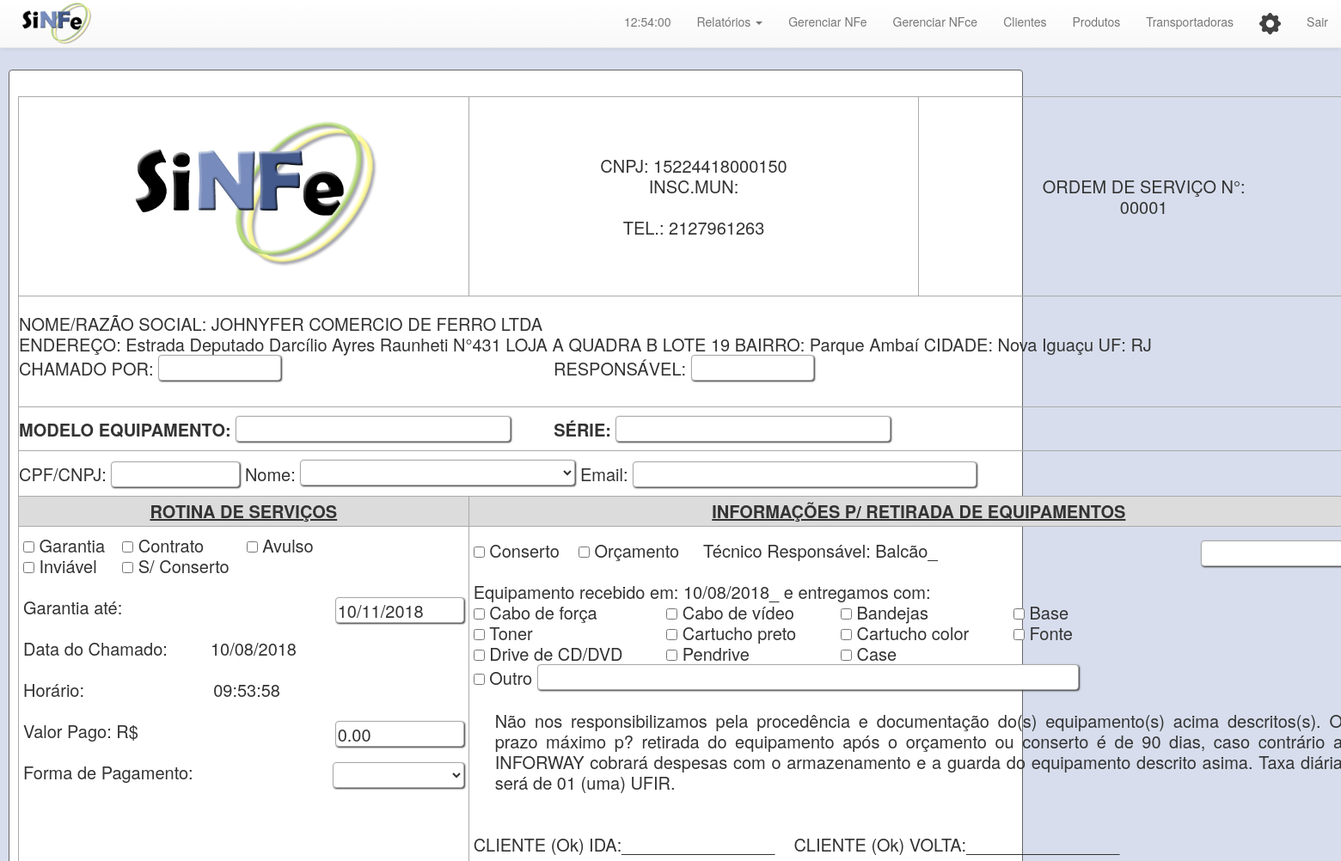
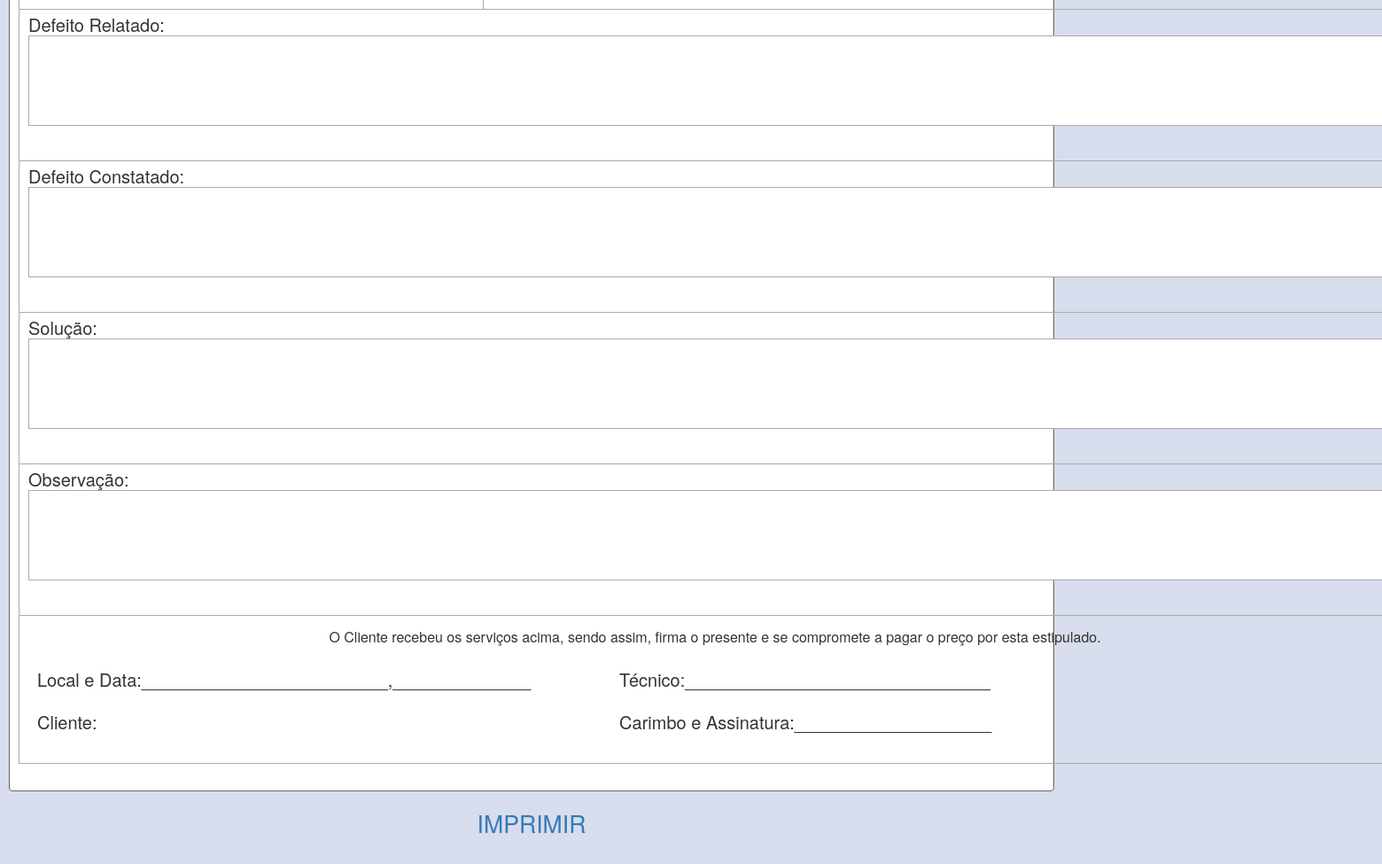
The page /cria_ordem_pos.php?id=1 (signed in) on the database its author committed (2 pictures, top to bottom).
### tables this page shows
CREATE TABLE `tab_emitente` (
  `id_emitente` int(11) NOT NULL,
  `ambiente_nfe_emitente` tinyint(1) NOT NULL,
  `n_nota_emitente` int(11) NOT NULL,
  `n_nfce_emitente` int(11) NOT NULL,
  `padrao_emis_emitente` int(2) NOT NULL,
  `nome_razao_social_emitente` varchar(60) DEFAULT NULL,
  `nome_fantasia_emitente` varchar(60) DEFAULT NULL,
  `logo_emitente` varchar(200) NOT NULL,
  `cnpj_emitente` varchar(14) DEFAULT NULL,
  `inscricao_estadual_emitente` varchar(14) DEFAULT NULL,
  `cnae_fiscal_emitente` varchar(7) DEFAULT NULL,
  `inscricao_municipal_emitente` varchar(15) DEFAULT NULL,
  `inscricao_estadual_trib_emitente` varchar(100) DEFAULT NULL,
  `regime_tributario_emitente` varchar(1) DEFAULT NULL,
  `logradouro_emitente` varchar(60) DEFAULT NULL,
  `numero_emitente` varchar(60) DEFAULT NULL,
  `complemento_emitente` varchar(60) DEFAULT NULL,
  `bairro_emitente` varchar(60) DEFAULT NULL,
  `cep_emitente` varchar(8) DEFAULT NULL,
  `pais_emitente` varchar(6) DEFAULT NULL,
  `cod_pais_emitente` varchar(4) NOT NULL,
  `uf_emitente` varchar(2) DEFAULT NULL,
  `municipio_emitente` varchar(60) DEFAULT NULL,
  `cod_municipio_emitente` varchar(7) DEFAULT NULL,
  `telefone_emitente` varchar(14) DEFAULT NULL,
  `base_pis_emitente` decimal(3,2) NOT NULL,
  `base_cofins_emitente` decimal(3,2) NOT NULL
);

CREATE TABLE `tab_ordem` (
  `id_ordem` int(11) NOT NULL,
  `status_ordem` varchar(50) NOT NULL,
  `id_cliente_ordem` int(11) NOT NULL,
  `aberto_por_ordem` varchar(100) NOT NULL,
  `responsavel_ordem` varchar(100) NOT NULL,
  `data_hora_abertura_ordem` datetime NOT NULL,
  `data_hora_fechamento_ordem` datetime NOT NULL,
  `equip_ordem` varchar(200) NOT NULL,
  `serie_equip_ordem` varchar(50) NOT NULL,
  `garantia_yn_ordem` tinyint(1) NOT NULL,
  `contrato_yn_ordem` tinyint(1) NOT NULL,
  `avulso_yn_ordem` tinyint(1) NOT NULL,
  `n_aprov_yn_ordem` tinyint(1) NOT NULL,
  `inviavel_yn_ordem` tinyint(1) NOT NULL,
  `sem_conserto_yn_ordem` tinyint(1) NOT NULL,
  `garantia_ate_ordem` date NOT NULL,
  `val_pg_ordem` decimal(15,2) NOT NULL,
  `forma_pg_ordem` varchar(20) NOT NULL,
  `conserto_yn_ordem` tinyint(1) NOT NULL,
  `orcamento_yn_ordem` tinyint(1) NOT NULL,
  `tecnico_balcao_ordem` varchar(100) NOT NULL,
  `cabo_forca_yn_ordem` tinyint(1) NOT NULL,
  `cabo_video_yn_ordem` tinyint(1) NOT NULL,
  `bandejas_yn_ordem` tinyint(1) NOT NULL,
  `base_yn_ordem` tinyint(1) NOT NULL,
  `toner_yn_ordem` tinyint(1) NOT NULL,
  `cartucho_preto_yn_ordem` tinyint(1) NOT NULL,
  `cartucho_color_yn_ordem` tinyint(1) NOT NULL,
  `fonte_yn_ordem` tinyint(1) NOT NULL,
  `drive_dvd_yn_ordem` tinyint(1) NOT NULL,
  `pendrive_yn_ordem` tinyint(1) NOT NULL,
  `case_yn_ordem` tinyint(1) NOT NULL,
  `outro_ordem` varchar(200) NOT NULL,
  `defeito_rel_ordem` text NOT NULL,
  `defeito_const_ordem` text NOT NULL,
  `solucao_ordem` text NOT NULL,
  `obs_ordem` text NOT NULL,
  `val_a_pg_ordem` decimal(15,2) NOT NULL,
  `compr_ordem` varchar(60) NOT NULL,
  `tempo_exec_ordem` varchar(60) NOT NULL
);

### php/querys.php (called while the page is built, shortened)
<?php
	function emitente($pdo){
		$select = $pdo->query("SELECT * FROM tab_emitente LIMIT 1");
		return $select->fetchAll();
	}
	function cliente_view_1_id($pdo,$id){
		$select = $pdo->query("SELECT * FROM tab_cliente WHERE id_cliente = '".$id."'");
		return $select->fetchAll();
	}
	function ordem_view_1($pdo,$id){
		$select = $pdo->query("SELECT * FROM tab_ordem WHERE id_ordem = ".$id."");
		return $select->fetchAll();
	}

### cria_ordem_pos.php (the view, shortened to what this page needs)
<?php
	include "_app/Config.inc.php";
	$select = emitente($pdo);
	$ordem = ordem_view_1($pdo,$_GET['id']);
	$cliente_view_1 = cliente_view_1_id($pdo,$ordem[0]['id_cliente_ordem']);
?>
<!DOCTYPE html>
<html moznomarginboxes mozdisallowselectionprint>
  <head>
    <link rel="stylesheet" type="text/css" href="css/css_section.css" />
    <link rel="stylesheet" type="text/css" href="css/css_menu.css" />
    <link rel="stylesheet" type="text/css" href="css/ativos.css" />
  </head>
  <?php include "menu_links.php";?>
    <section id="cadastro">
    	<div id="corpo">
    		<form action="php/cadastra_ordem_mec.php" method="post">
	    		<article id="cliente" class="grupo">
	    			<p>
	    				<table id="titulo_form">
	    					<tr>
	    						<td class="topo">
	    							<?php echo '<img src="'.$select[0]['logo_emitente'].'" style="width: 350px" />' ?>
	    						</td>
	    						<td class="topo">
	    							CNPJ: <?php echo $select[0]['cnpj_emitente'] ?>
	    							<br />
	    							INSC.MUN: <?php echo $select[0]['inscricao_municipal_emitente'] ?>
	    							<br />
	    							<br />
	    							TEL.: <?php echo $select[0]['telefone_emitente'] ?>
	    						</td>
	    						<td class="topo">
	    							ORDEM DE SERVIÇO N°: <br /><?php echo sprintf('%05d',$ordem[0]['id_ordem']) ?>
	    						</td>
	    					</tr>
	    					<tr>
	    						<td colspan="3" id="cabecalho" style="padding-top: 20px;">
	    							NOME/RAZÃO SOCIAL: <?php echo $select[0]['nome_razao_social_emitente'] ?>
				    				<br />
				    				ENDEREÇO: <?php echo $select[0]['logradouro_emitente']," N°",$select[0]['numero_emitente'],
				    									" ",$select[0]['complemento_emitente']," BAIRRO: ",$select[0]['bairro_emitente'],
				    									" CIDADE: ",$select[0]['municipio_emitente']," UF: ",$select[0]['uf_emitente']
				    							?>
				    				<br />
				    				CHAMADO POR: <input type="text" name="chamado_por" value="<?php echo $ordem[0]['aberto_por_ordem'] ?>" style="width: 143px" />
				    				&nbsp;&nbsp;&nbsp;&nbsp;&nbsp;&nbsp;&nbsp;&nbsp;&nbsp;&nbsp;&nbsp;&nbsp;&nbsp;&nbsp;&nbsp;&nbsp;
				    				&nbsp;&nbsp;&nbsp;&nbsp;&nbsp;&nbsp;&nbsp;&nbsp;&nbsp;&nbsp;&nbsp;&nbsp;&nbsp;&nbsp;&nbsp;&nbsp;
				    				&nbsp;&nbsp;&nbsp;&nbsp;&nbsp;&nbsp;&nbsp;&nbsp;&nbsp;&nbsp;&nbsp;&nbsp;&nbsp;&nbsp;&nbsp;&nbsp;
				    				&nbsp;&nbsp;&nbsp;&nbsp;
				    				RESPONSÁVEL: <input type="text" name="responsavel" value="<?php echo $ordem[0]['responsavel_ordem'] ?>" style="width: 143px" />
				    				<p />
	    					</tr>
	    					<tr>
	    						<td colspan=3 style="padding: 10px 0px">
	    							<strong>MODELO EQUIPAMENTO: </strong>
	    							<input type="text" name="equip" value="<?php echo $ordem[0]['equip_ordem'] ?>" style="width: 320px" />
	    							<strong>SÉRIE: </strong>
	    							<input type="text" name="serie_equip" value="<?php echo $ordem[0]['serie_equip_ordem'] ?>" style="width: 320px" />
	    						</td>
	    					</tr>
	    					<tr>
	    						<td colspan="3" style="padding: 10px 0px">
		    						CPF/CNPJ:
									<div id="div_cpf_cnpj" style="display: inline-block">
										<input type="text" name="cpf_cnpj_cliente" value="<?php echo $cliente_view_1[0]['cpf_cnpj_cliente'] ?>" required>
									</div>
		    						Nome:
		    						<select id="id_nome" name="nome_cliente" style="width: 320px" readonly onchange="buscar_cpf_cnpj();buscar_email();">
										<option></option>
									</select>
		    						Email:
									<div id="div_email" style="display: inline-block">
										<input type="text" name="email_cliente" style="width: 400px" value="<?php echo $cliente_view_1[0]['email_cliente'] ?>" readonly/>
									</div>
	    						</td>
	    					</tr>
	    					<tr style="text-align: center; background: #dcdcdc">
	    						<td style="padding: 5px 0px">
	    							<strong>
	    								<u>
	    									ROTINA DE SERVIÇOS
	    								</u>
	    							</strong>
	    						</td>
	    						<td colspan="2" style="padding: 5px 0px;">
	    							<strong>
	    								<u>
	    									INFORMAÇÕES P/ RETIRADA DE EQUIPAMENTOS
	    								</u>
	    							</strong>
	    						</td>
	    					</tr>
	    					<tr>
	    						<td style="padding: 0px 5px;  height: 400px">
	    							<div>
	    								<table id="servico">
	    									<tr>
	    										<td>
	    											<input type="checkbox" name="garantia_yn" <?php if($ordem[0]['garantia_yn_ordem'] == 1){echo'checked';} ?> value="1" /> Garantia
	    											<br />
	    											<input type="checkbox" name="inviavel_yn" <?php if($ordem[0]['inviavel_yn_ordem'] == 1){echo'checked';} ?> value="1" /> Inviável
	    										</td>
	    										<td>
	    											<input type="checkbox" name="contrato_yn" <?php if($ordem[0]['contrato_yn_ordem'] == 1){echo'checked';} ?> value="1" /> Contrato
	    											<br />
	    											<input type="checkbox" name="sem_conserto_yn" <?php if($ordem[0]['sem_conserto_yn_ordem'] == 1){echo'checked';} ?> value="1" /> S/ Conserto
	    										</td>
	    										<td>
	    											<input type="checkbox" name="avulso_yn" <?php if($ordem[0]['avulso_yn_ordem'] == 1){echo'checked';} ?> value="1" /> Avulso
	    										</td>
	    									</tr>
	    								</table>
	    							</div>
	    							<?php
	    								$time = strtotime("+3 month");
	    							?>
	    							<br />
	    							Garantia até:
	    							<input type="text" style="width: 150px; float: right" value="<?php echo date("d/m/Y", $time)?>" disabled/>
	    							<br />
	    							<br />
	    							Data do Chamado:
	    							&nbsp;&nbsp;&nbsp;&nbsp;&nbsp;&nbsp;&nbsp;
	    							<span><?php echo date("d/m/Y") ?></span>
	    							<br />
	    							<br />
	    							Horário:
	    							&nbsp;&nbsp;&nbsp;&nbsp;&nbsp;&nbsp;&nbsp;&nbsp;&nbsp;&nbsp;&nbsp;&nbsp;&nbsp;
	    							&nbsp;&nbsp;&nbsp;&nbsp;&nbsp;&nbsp;&nbsp;&nbsp;&nbsp;&nbsp;&nbsp;
	    							<span><?php echo date("H:i:s") ?></span>
	    							<br />
	    							<br />
	    							Valor Pago: R$ <input type="text" name="val_pg" value="<?php echo $ordem[0]['val_pg_ordem'] ?>" style="width: 150px; float: right" />
	    							<br />
	    							<br />
	    							Forma de Pagamento:
	    							<select name="forma_pg" style="width: 153px; float: right" >
	    								<option></option>
	    								<option <?php if($ordem[0]['forma_pg_ordem'] == 'Dinheiro'){echo'selected="selected"';} ?> >Dinheiro</option>
	    							</select>
	    							<p />
	    							<p />
	    							<p />
	    						</td>
	    						<td colspan="2" style="padding: 5px 5px">
	    							<input type="checkbox" name="conserto_yn" <?php if($ordem[0]['conserto_yn_ordem'] == 1){echo'checked';} ?> value="1" /> Conserto
	    							&nbsp;&nbsp;
	    							<input type="checkbox" name="orcamento_yn" <?php if($ordem[0]['orcamento_yn_ordem'] == 1){echo'checked';} ?> value="1" /> Orçamento
	    							&nbsp;&nbsp;&nbsp;
	    							Técnico Responsável: Balcão_
	    							<input type="text" name="responsavel_balcao" value="<?php echo $ordem[0]['tecnico_balcao_ordem'] ?>" style="width: 190px; float: right" />
	    							<br />
	    							Equipamento recebido em: <span><?php echo date("d/m/Y") ?></span>_ e entregamos com:
	    							<div>
	    								<table>
	    									<tr id="retirada">
	    										<td>
	    											<input type="checkbox" name="cabo_forca_yn" <?php if($ordem[0]['cabo_forca_yn_ordem'] == 1){echo'checked';} ?>  value="1" /> Cabo de força
	    											<br />
			    									<input type="checkbox" name="toner_yn" <?php if($ordem[0]['toner_yn_ordem'] == 1){echo'checked';} ?>  value="1" /> Toner
			    									<br />
			    									<input type="checkbox" name="drive_dvd_yn" <?php if($ordem[0]['drive_dvd_yn_ordem'] == 1){echo'checked';} ?>  value="1" /> Drive de CD/DVD
	    										</td>
	    										<td >
	    											<input type="checkbox" name="cabo_video_yn" <?php if($ordem[0]['cabo_video_yn_ordem'] == 1){echo'checked';} ?>  value="1" /> Cabo de vídeo
	    											<br />
			    									<input type="checkbox" name="cartucho_preto_yn" <?php if($ordem[0]['cartucho_preto_yn_ordem'] == 1){echo'checked';} ?>  value="1" /> Cartucho preto
			    									<br />
			    									<input type="checkbox" name="pendrive_yn" <?php if($ordem[0]['pendrive_yn_ordem'] == 1){echo'checked';} ?>  value="1" /> Pendrive
	    										</td>
	    										<td>
	    											<input type="checkbox" name="bandejas_yn" <?php if($ordem[0]['bandejas_yn_ordem'] == 1){echo'checked';} ?>  value="1" /> Bandejas
	    											<br />
			    									<input type="checkbox" name="cartucho_color_yn" <?php if($ordem[0]['cartucho_color_yn_ordem'] == 1){echo'checked';} ?>  value="1" /> Cartucho color
			    									<br />
			    									<input type="checkbox" name="case_yn" <?php if($ordem[0]['case_yn_ordem'] == 1){echo'checked';} ?>  value="1" /> Case
			    								</td>
	    										<td>
	    											<input type="checkbox" name="base_yn" <?php if($ordem[0]['base_yn_ordem'] == 1){echo'checked';} ?>  value="1" /> Base
	    											<br />
	    											<input type="checkbox" name="fonte_yn" <?php if($ordem[0]['fonte_yn_ordem'] == 1){echo'checked';} ?>  value="1" /> Fonte
	    										</td>
	    									</tr>
	    									<tr>
	    										<td colspan="4" style="border: 0px">
	    											<input type="checkbox" name="outro_yn" value="1" /> Outro
	    											<input type="text" name="outro" value="<?php echo $ordem[0]['outro_ordem'] ?>" style="width: 630px" />
	    										</td>
	    									</tr>
	    								</table>
	    							</div>
	    							<br />
	    							<div style="text-align: justify; padding: 0px 25px">
	    								Não nos responsibilizamos pela procedência e documentação do(s) equipamento(s)
										acima descritos(s). O prazo máximo p? retirada do equipamento após o orçamento
										ou conserto é de 90 dias, caso contrário a INFORWAY cobrará despesas com o
										armazenamento e a guarda do equipamento descrito asima. Taxa diária será de
										01 (uma) UFIR.
	    							</div>
	    							<br />
	    							<br />
	    							<div>
	    								CLIENTE (Ok) IDA:________________
	    								&nbsp;&nbsp;
	    								CLIENTE (Ok) VOLTA:________________
	    							</div>
	    						</td>
	    					</tr>
	    					<tr>
	    						<td colspan="3" style="padding: 5px 10px">
	    							Defeito Relatado:
		    						<br />
		    						<textarea name="defeito_rel" rows="4" cols="139"><?php echo $ordem[0]['defeito_rel_ordem'] ?></textarea>
		    						<p />
	    						</td>
	    					</tr>
	    					<tr>
	    						<td colspan="3" style="border-top: 0px; padding: 5px 10px">
	    							Defeito Constatado:
		    						<br />
		    						<textarea name="defeito_const" rows="4" cols="139"><?php echo $ordem[0]['defeito_const_ordem'] ?></textarea>
		    						<p />
	    						</td>
	    					</tr>
	    					<tr>
	    						<td colspan="3" style="border-top: 0px; padding: 5px 10px">
	    							Solução:
		    						<br />
		    						<textarea name="solucao" rows="4" cols="139"><?php echo $ordem[0]['solucao_ordem'] ?></textarea>
		    						<p />
	    						</td>
	    					</tr>
	    					<tr>
	    						<td colspan="3" style="border-top: 0px; padding: 5px 10px">
	    							Observação:
		    						<br />
		    						<textarea name="obs" rows="4" cols="139"><?php echo $ordem[0]['obs_ordem'] ?></textarea>
		    						<p />
	    						</td>
	    					</tr>
	    					<tr style="text-align: center">
	    						<td colspan="3" style="padding: 10px 0px">
	    							<span id="menor">
		    							O Cliente recebeu os serviços acima, sendo assim, firma o presente e se compromete
		    							a pagar o preço por esta estipulado.
	    							</span>
	    							<br />
	    							<br />
	    							<table id="rodape">
	    								<tr>
	    									<td style="border: 0px">
	    										Local e Data:_________________________,______________
	    										<br /><br />
	    										Cliente:
	    									</td>
	    									<td style="border: 0px">
	    										Técnico:_______________________________
	    										<br /><br />
	    										Carimbo e Assinatura:____________________
	    									</td>
	    								</tr>
	    							</table>
	    							<br />
	    						</td>
	    					</tr>
	    				</table>
	    			</p>
	    		</article>
	    		<br />
	    		<center>
		    		<span id="esconder">
			    		<a href="javascript:self.print()" id="imprimir" style="font-size: 20pt">IMPRIMIR</a>
		    		</span>
				</center>
	    	</form>
    	</div>
    </section>
  </body>
</html>

### rows shown on the page
tab_emitente: cnpj_emitente "15224418000150", telefone_emitente "2127961263", nome_razao_social_emitente "JOHNYFER COMERCIO DE FERRO LTDA", logradouro_emitente "Estrada Deputado Darcílio Ayres Raunheti", numero_emitente "431", complemento_emitente "LOJA A QUADRA B LOTE 19", bairro_emitente "Parque Ambaí", municipio_emitente "Nova Iguaçu", uf_emitente "RJ"
tab_ordem: id_ordem "00001", val_pg "0.00"
